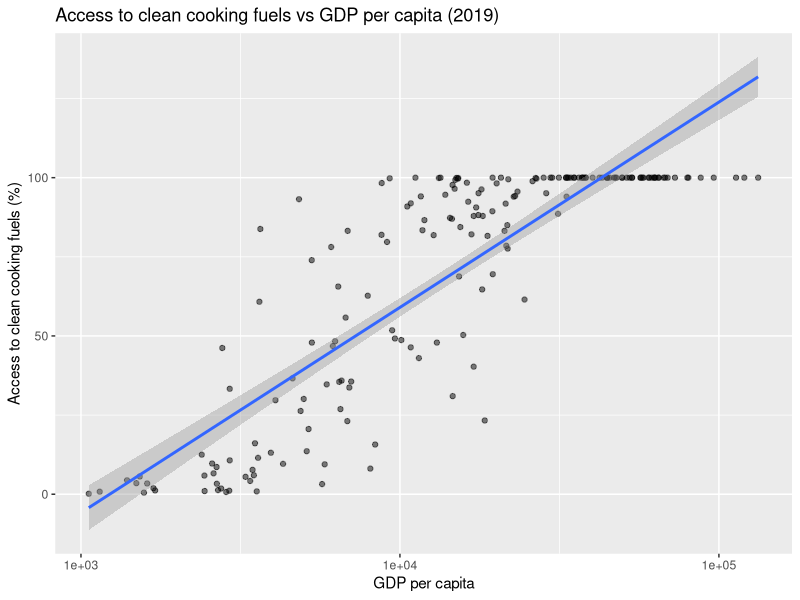
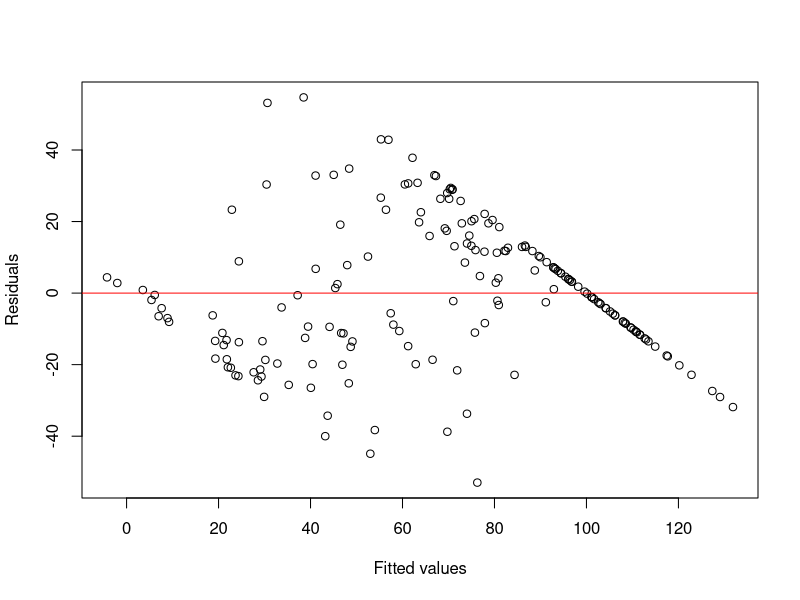
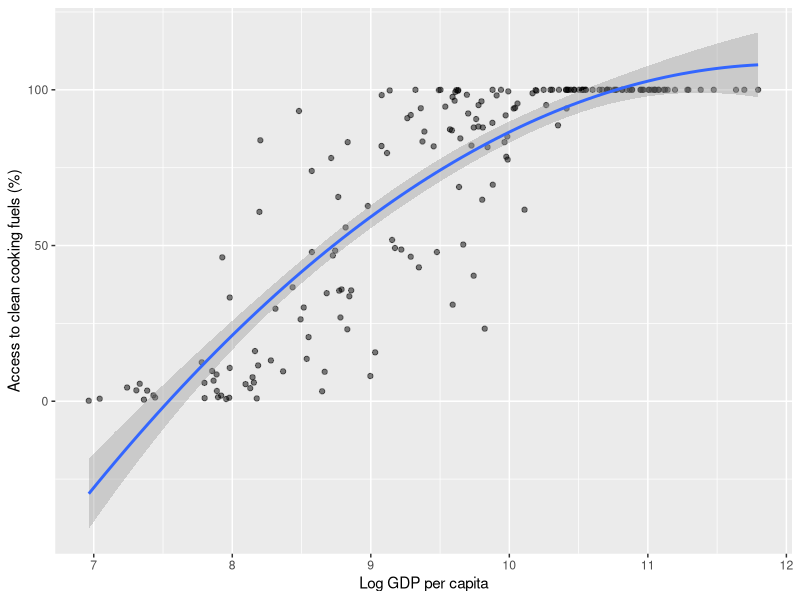
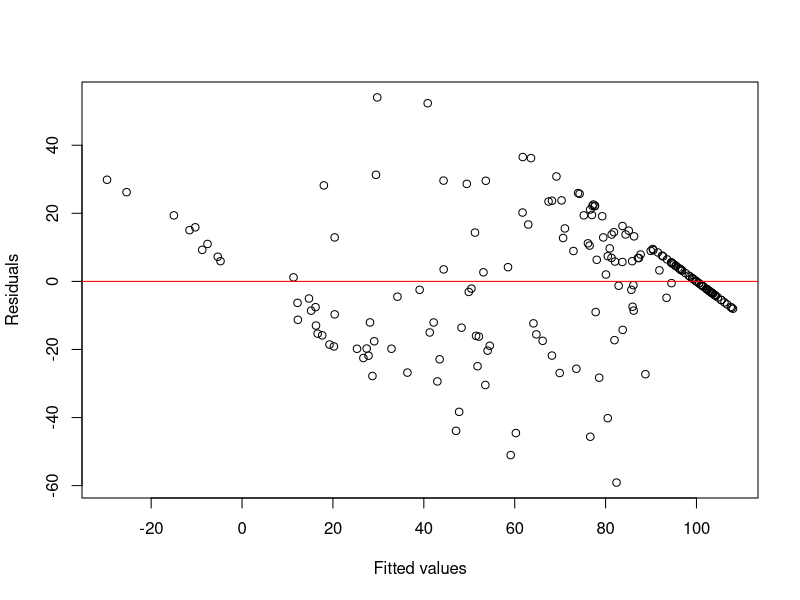
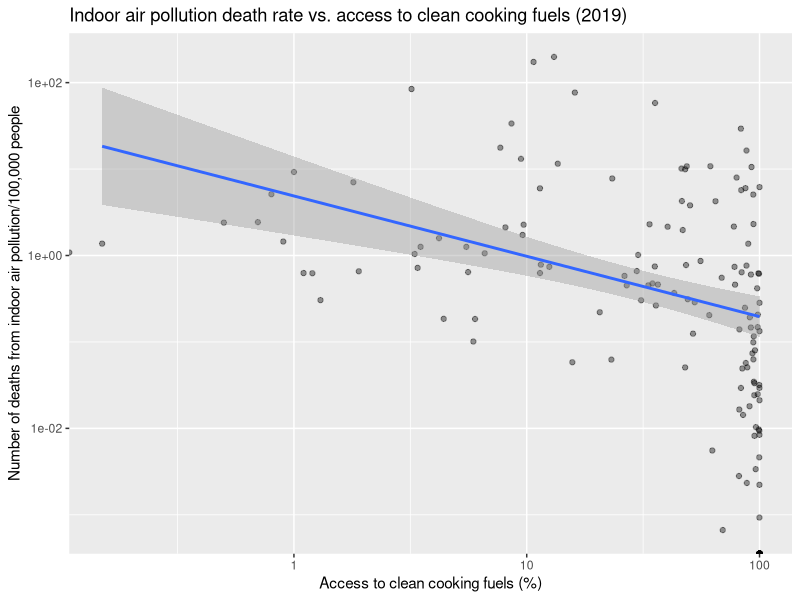
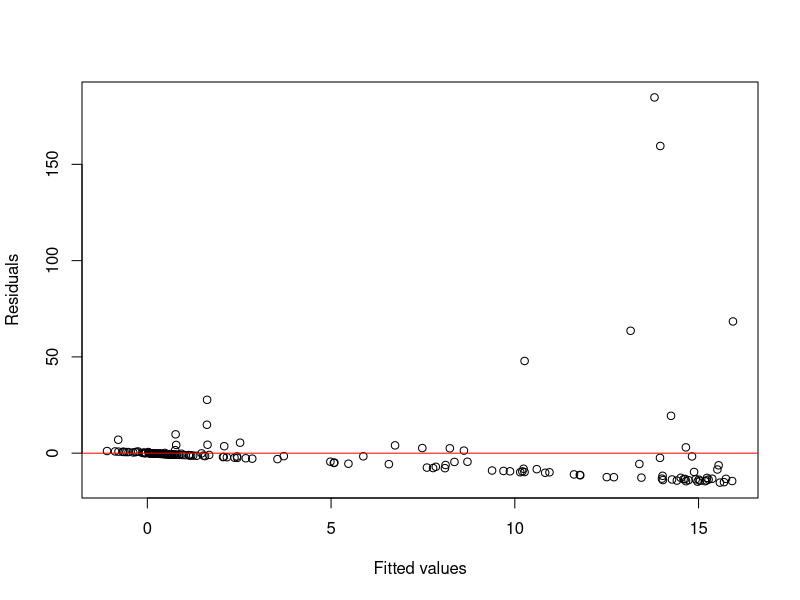

The R script that drew these images, in order:
## ---- chunk 1
library(tidyverse)
data <- read_csv("access-to-clean-fuels-for-cooking-vs-gdp-per-capita.csv")

data_2019 <- data |>
  filter(Year == 2019)

ggplot(data_2019, aes(x = `GDP per capita`,
                      y = `Access to clean fuels and technologies for cooking`)) +
  geom_point(alpha = 0.5) +
  geom_smooth(method = "lm") +
  scale_x_log10() +
  labs(x = "GDP per capita",
       y = "Access to clean cooking fuels (%)",
       title = "Access to clean cooking fuels vs GDP per capita (2019)")

## ---- chunk 2
# Add income group column
data <- data |>
  mutate(income_group = case_when(
    `GDP per capita` < 1000  ~ "Low income",
    `GDP per capita` < 12000 ~ "Middle income",
    TRUE                     ~ "High income"
  ))|>
  filter(`Access to clean fuels and technologies for cooking` <= 100)  # remove bad values
## ---- chunk 3
model1 <- lm(`Access to clean fuels and technologies for cooking` ~ 
              log(`GDP per capita`), 
            data = data_2019)
summary(model1)
## ---- chunk 4
plot(model1$fitted.values,
     resid(model1),
     xlab = "Fitted values",
     ylab = "Residuals")

abline(h = 0, col = "red")
## ---- chunk 5
library(tidyverse)
data_2019 <- data_2019 |>
  mutate(log_gdp = log(`GDP per capita`))

ggplot(data_2019, aes(x = log_gdp,
                      y = `Access to clean fuels and technologies for cooking`)) +
  geom_point(alpha = 0.5) +
  stat_smooth(method = "lm",
              formula = y ~ x + I(x^2)) +
  labs(x = "Log GDP per capita",
       y = "Access to clean cooking fuels (%)")
## ---- chunk 6
model2 <- lm(`Access to clean fuels and technologies for cooking` ~ log(`GDP per capita`) + I(log(`GDP per capita`)^2),
             data = data_2019)
summary(model2)
## ---- chunk 7
plot(model2$fitted.values,
     resid(model2),
     xlab = "Fitted values",
     ylab = "Residuals")

abline(h = 0, col = "red")
## ---- chunk 8
anova(model1, model2)
## ---- chunk 9
library(readr)
share_of_rural_population_with_electricity_access_vs_share_of_total_population_with_electricity_access <- read_csv("share-of-rural-population-with-electricity-access-vs-share-of-total-population-with-electricity-access.csv")
## ---- chunk 10
rural_vs_urban <- share_of_rural_population_with_electricity_access_vs_share_of_total_population_with_electricity_access
## ---- chunk 11
rural_vs_urban_2019 <- rural_vs_urban |>
  filter(Year == 2019)
## ---- chunk 12
rural_vs_urban_2019 <- as.data.frame(rural_vs_urban_2019)
## ---- chunk 13
joined_data <- full_join(data_2019, rural_vs_urban_2019, by = "Entity")
## ---- chunk 14
joined_data <- joined_data |>
  mutate(rural_urban_gap = `Share of urban population with access` - 
          `Share of rural population with access`)
## ---- chunk 15
model <- lm (`Access to clean fuels and technologies for cooking`~ log_gdp + rural_urban_gap, data = joined_data)
summary(model)
## ---- chunk 16
library(readr)
deaths_attributed_to_household_air_pollution_vs_deaths_attributed_to_ambient_air_pollution <- read_csv("deaths-attributed-to-household-air-pollution-vs-deaths-attributed-to-ambient-air-pollution.csv")
## ---- chunk 17
deaths <- deaths_attributed_to_household_air_pollution_vs_deaths_attributed_to_ambient_air_pollution
## ---- chunk 18
deaths <- deaths |>
mutate(
    indoor_death_rate = `Deaths attributed to household air pollution` / Population * 100000
  )
## ---- chunk 19
merged <- full_join(data_2019, deaths, by = "Entity")
## ---- chunk 20

ggplot(merged, aes(x = `Access to clean fuels and technologies for cooking`,
                      y = `indoor_death_rate`)) +
  geom_point(alpha = 0.4) +
  geom_smooth(method = "lm") +
  scale_x_log10() +
  scale_y_log10() +
  labs(x = "Access to clean cooking fuels (%)",
       y = "Number of deaths from indoor air pollution/100,000 people",
       title = "Indoor air pollution death rate vs. access to clean cooking fuels (2019)")
## ---- chunk 21
model3 <- lm(indoor_death_rate ~ `Access to clean fuels and technologies for cooking` + log_gdp,
  data = merged)
summary(model3)
## ---- chunk 22
plot(model3$fitted.values,
     resid(model3),
     xlab = "Fitted values",
     ylab = "Residuals")

abline(h = 0, col = "red")
